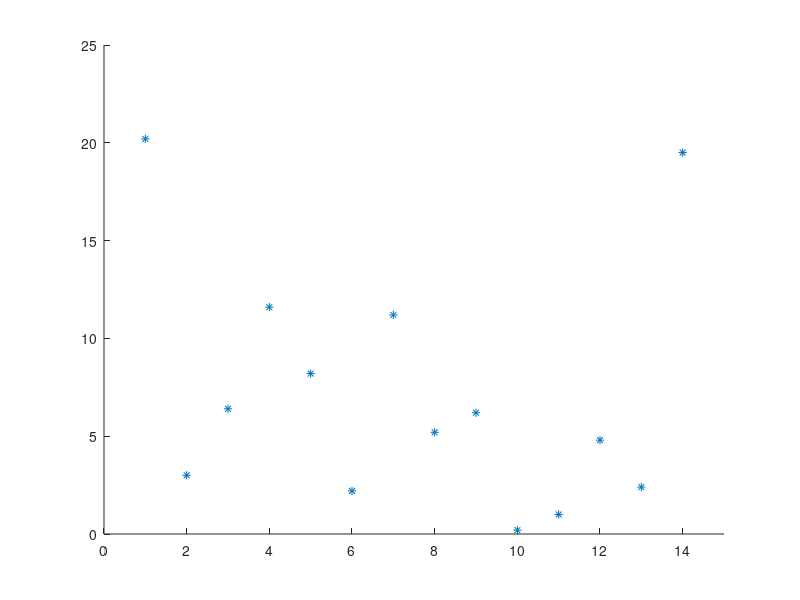

The MATLAB script that drew this image: (Note: this script raises an error after producing the figure.)
clear all
close all
X1 = load('data.txt');
% for i=1:50:length(X)-100
% plotdata(X(i:i+200,:));
% axis([min(X(:,1)) max(X(:,1)) min(X(:,2)) max(X(:,2))]);
% drawnow
% pause(.1);
% end
diste = [];
X1 = X1(1:14,1);
X1(14) = 19.5;
num = size(X1, 1);
for i = 1:size(X1,1)-1
    diste = [diste; abs(X1(i)-X1(i+1))];
end

sum_diste = sum(diste);

%% proximity
% distance from one point to every other point
row_num = num;
col_num = num;
proxi = zeros(row_num, col_num);

for j = 1 : num
    for k = 1 : num
        proxi(j, k) = [abs(X1(k) - X1(j))];
    end
end

%% accumulated proximity
% sum of distaces to each data point from every point
proxsum = [];
for i = 1 : num
    proxsum = [proxsum; sum(proxi(:,i))];
end

%% eccentricity
% ((2 * accumlated proximity(j)) / sum of all accumulated proximities)
eccen = [];
for i = 1: num
    eccen = [eccen; (2 * proxsum(i)) / sum(proxsum)];
end

%% typicality

typic = [];
for i = 1 : num
    typic = [typic; 1 - eccen(i)];
end

%% average

% mean = sum(X1)/size(X1,1);
avg = mean(X1);

% sig_sq = var(X1);

test = [];
for i = 1 : num
    test = [test; (X1(i) - avg)^2];
end

sigang = std(X1, 1);
sigang_sq = std(X1, 1) ^ 2;

% sig_test = sum(test)/ num;


%% normalised eccentricity eta
eta = [];
for m = 1 : num
    eta = [eta; ((X1(m) - avg)^2) / (2 * num * sigang_sq)+(1/(2*num))];
end

%% plot
x_axis = linspace(1, num, num);

scatter(x_axis, X1, '*')
axis([0 15 0 25])
hline = refline([0 avg])
hline.Color = 'g';
hline = refline([0 avg+sigang])
hline.Color = 'r';
hline = refline([0 avg+3*sigang])
hline.Color = 'r';
hline = refline([0 avg-sigang])
hline.Color = 'k';
title('Real data of rainfall (in mm) during the first 2 weeks of Jan 2014') 
xlabel('January 2014, date')
ylabel('rainfall in mm')

%% 
figure
scatter(x_axis, eta, '*')
axis([0 15 0 0.4])
hline = refline([0 1/num])
hline.Color = 'g';
hline = refline([0 5/num])
hline.Color = 'k';
% hline = refline([0 mean(eta)])
% hline.Color = 'k';
title('"Sigma Gap" principle')
xlabel('January 2014, date')
ylabel('Normalized Eccentricity(\zeta)')

%%
%Check anomaly

n = 1;
gap = n/num;
sorted = sort(eta,'descend');
anomaly = [];
for i= 1 : (num - 1)
    if (eta(i) - eta(i + 1)) > gap
        for j=1:i
            anomaly = [anomaly; [i, eta(i)]];
        end
    end
end

%%
